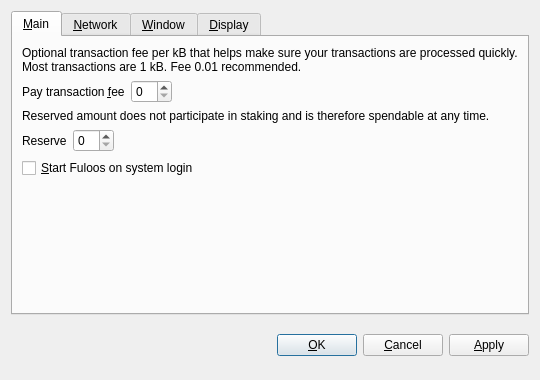
<?xml version="1.0" encoding="UTF-8"?>
<ui version="4.0">
 <class>OptionsDialog</class>
 <widget class="QDialog" name="OptionsDialog">
  <property name="geometry">
   <rect>
    <x>0</x>
    <y>0</y>
    <width>540</width>
    <height>380</height>
   </rect>
  </property>
  <property name="windowTitle">
   <string>Options</string>
  </property>
  <property name="styleSheet">
   <string notr="true">background-image: url(:/images/bkg2);
background-image: url(:/images/gr);</string>
  </property>
  <property name="modal">
   <bool>true</bool>
  </property>
  <layout class="QVBoxLayout" name="verticalLayout">
   <item>
    <widget class="QTabWidget" name="tabWidget">
     <property name="tabPosition">
      <enum>QTabWidget::North</enum>
     </property>
     <property name="currentIndex">
      <number>0</number>
     </property>
     <widget class="QWidget" name="tabMain">
      <attribute name="title">
       <string>&amp;Main</string>
      </attribute>
      <layout class="QVBoxLayout" name="verticalLayout_Main">
       <item>
        <widget class="QLabel" name="transactionFeeInfoLabel">
         <property name="text">
          <string>Optional transaction fee per kB that helps make sure your transactions are processed quickly. Most transactions are 1 kB. Fee 0.01 recommended.</string>
         </property>
         <property name="textFormat">
          <enum>Qt::PlainText</enum>
         </property>
         <property name="wordWrap">
          <bool>true</bool>
         </property>
        </widget>
       </item>
       <item>
        <layout class="QHBoxLayout" name="horizontalLayoutFee">
         <item>
          <widget class="QLabel" name="transactionFeeLabel">
           <property name="text">
            <string>Pay transaction &amp;fee</string>
           </property>
           <property name="textFormat">
            <enum>Qt::PlainText</enum>
           </property>
           <property name="buddy">
            <cstring>transactionFee</cstring>
           </property>
          </widget>
         </item>
         <item>
          <widget class="BitcoinAmountField" name="transactionFee"/>
         </item>
         <item>
          <spacer name="horizontalSpacerFee">
           <property name="orientation">
            <enum>Qt::Horizontal</enum>
           </property>
           <property name="sizeHint" stdset="0">
            <size>
             <width>40</width>
             <height>20</height>
            </size>
           </property>
          </spacer>
         </item>
        </layout>
       </item>
       <item>
        <widget class="QLabel" name="reserveBalanceInfoLabel">
         <property name="text">
          <string>Reserved amount does not participate in staking and is therefore spendable at any time.</string>
         </property>
         <property name="textFormat">
          <enum>Qt::PlainText</enum>
         </property>
         <property name="wordWrap">
          <bool>true</bool>
         </property>
        </widget>
       </item>
       <item>
        <layout class="QHBoxLayout" name="horizontalLayoutReserveBalance">
         <item>
          <widget class="QLabel" name="reserveBalanceLabel">
           <property name="text">
            <string>Reserve</string>
           </property>
           <property name="textFormat">
            <enum>Qt::PlainText</enum>
           </property>
           <property name="buddy">
            <cstring>reserveBalance</cstring>
           </property>
          </widget>
         </item>
         <item>
          <widget class="BitcoinAmountField" name="reserveBalance"/>
         </item>
         <item>
          <spacer name="horizontalSpacerReserveBalance">
           <property name="orientation">
            <enum>Qt::Horizontal</enum>
           </property>
           <property name="sizeHint" stdset="0">
            <size>
             <width>40</width>
             <height>20</height>
            </size>
           </property>
          </spacer>
         </item>
        </layout>
       </item>
       <item>
        <widget class="QCheckBox" name="bitcoinAtStartup">
         <property name="toolTip">
          <string>Automatically start Fuloos after logging in to the system.</string>
         </property>
         <property name="text">
          <string>&amp;Start Fuloos on system login</string>
         </property>
        </widget>
       </item>
       <item>
        <spacer name="verticalSpacer_Main">
         <property name="orientation">
          <enum>Qt::Vertical</enum>
         </property>
         <property name="sizeHint" stdset="0">
          <size>
           <width>20</width>
           <height>40</height>
          </size>
         </property>
        </spacer>
       </item>
      </layout>
     </widget>
     <widget class="QWidget" name="tabNetwork">
      <attribute name="title">
       <string>&amp;Network</string>
      </attribute>
      <layout class="QVBoxLayout" name="verticalLayout_Network">
       <item>
        <widget class="QCheckBox" name="mapPortUpnp">
         <property name="toolTip">
          <string>Automatically open the Fuloos client port on the router. This only works when your router supports UPnP and it is enabled.</string>
         </property>
         <property name="text">
          <string>Map port using &amp;UPnP</string>
         </property>
        </widget>
       </item>
       <item>
        <widget class="QCheckBox" name="connectSocks">
         <property name="toolTip">
          <string>Connect to the Fuloos network through a SOCKS proxy (e.g. when connecting through Tor).</string>
         </property>
         <property name="text">
          <string>&amp;Connect through SOCKS proxy:</string>
         </property>
        </widget>
       </item>
       <item>
        <layout class="QHBoxLayout" name="horizontalLayout_Network">
         <item>
          <widget class="QLabel" name="proxyIpLabel">
           <property name="text">
            <string>Proxy &amp;IP:</string>
           </property>
           <property name="textFormat">
            <enum>Qt::PlainText</enum>
           </property>
           <property name="buddy">
            <cstring>proxyIp</cstring>
           </property>
          </widget>
         </item>
         <item>
          <widget class="QValidatedLineEdit" name="proxyIp">
           <property name="maximumSize">
            <size>
             <width>140</width>
             <height>16777215</height>
            </size>
           </property>
           <property name="toolTip">
            <string>IP address of the proxy (e.g. 127.0.0.1)</string>
           </property>
          </widget>
         </item>
         <item>
          <widget class="QLabel" name="proxyPortLabel">
           <property name="text">
            <string>&amp;Port:</string>
           </property>
           <property name="textFormat">
            <enum>Qt::PlainText</enum>
           </property>
           <property name="buddy">
            <cstring>proxyPort</cstring>
           </property>
          </widget>
         </item>
         <item>
          <widget class="QLineEdit" name="proxyPort">
           <property name="maximumSize">
            <size>
             <width>55</width>
             <height>16777215</height>
            </size>
           </property>
           <property name="toolTip">
            <string>Port of the proxy (e.g. 9050)</string>
           </property>
          </widget>
         </item>
         <item>
          <widget class="QLabel" name="socksVersionLabel">
           <property name="text">
            <string>SOCKS &amp;Version:</string>
           </property>
           <property name="textFormat">
            <enum>Qt::PlainText</enum>
           </property>
           <property name="buddy">
            <cstring>socksVersion</cstring>
           </property>
          </widget>
         </item>
         <item>
          <widget class="QValueComboBox" name="socksVersion">
           <property name="toolTip">
            <string>SOCKS version of the proxy (e.g. 5)</string>
           </property>
          </widget>
         </item>
         <item>
          <spacer name="horizontalSpacer_Network">
           <property name="orientation">
            <enum>Qt::Horizontal</enum>
           </property>
           <property name="sizeHint" stdset="0">
            <size>
             <width>40</width>
             <height>20</height>
            </size>
           </property>
          </spacer>
         </item>
        </layout>
       </item>
       <item>
        <spacer name="verticalSpacer_Network">
         <property name="orientation">
          <enum>Qt::Vertical</enum>
         </property>
         <property name="sizeHint" stdset="0">
          <size>
           <width>20</width>
           <height>40</height>
          </size>
         </property>
        </spacer>
       </item>
      </layout>
     </widget>
     <widget class="QWidget" name="tabWindow">
      <attribute name="title">
       <string>&amp;Window</string>
      </attribute>
      <layout class="QVBoxLayout" name="verticalLayout_Window">
       <item>
        <widget class="QCheckBox" name="minimizeToTray">
         <property name="toolTip">
          <string>Show only a tray icon after minimizing the window.</string>
         </property>
         <property name="text">
          <string>&amp;Minimize to the tray instead of the taskbar</string>
         </property>
        </widget>
       </item>
       <item>
        <widget class="QCheckBox" name="minimizeOnClose">
         <property name="toolTip">
          <string>Minimize instead of exit the application when the window is closed. When this option is enabled, the application will be closed only after selecting Quit in the menu.</string>
         </property>
         <property name="text">
          <string>M&amp;inimize on close</string>
         </property>
        </widget>
       </item>
       <item>
        <spacer name="verticalSpacer_Window">
         <property name="orientation">
          <enum>Qt::Vertical</enum>
         </property>
         <property name="sizeHint" stdset="0">
          <size>
           <width>20</width>
           <height>40</height>
          </size>
         </property>
        </spacer>
       </item>
      </layout>
     </widget>
     <widget class="QWidget" name="tabDisplay">
      <attribute name="title">
       <string>&amp;Display</string>
      </attribute>
      <layout class="QVBoxLayout" name="verticalLayout_Display">
       <item>
        <layout class="QHBoxLayout" name="horizontalLayout_1_Display">
         <item>
          <widget class="QLabel" name="langLabel">
           <property name="text">
            <string>User Interface &amp;language:</string>
           </property>
           <property name="textFormat">
            <enum>Qt::PlainText</enum>
           </property>
           <property name="buddy">
            <cstring>lang</cstring>
           </property>
          </widget>
         </item>
         <item>
          <widget class="QValueComboBox" name="lang">
           <property name="toolTip">
            <string>The user interface language can be set here. This setting will take effect after restarting Fuloos.</string>
           </property>
          </widget>
         </item>
        </layout>
       </item>
       <item>
        <layout class="QHBoxLayout" name="horizontalLayout_2_Display">
         <item>
          <widget class="QLabel" name="unitLabel">
           <property name="text">
            <string>&amp;Unit to show amounts in:</string>
           </property>
           <property name="textFormat">
            <enum>Qt::PlainText</enum>
           </property>
           <property name="buddy">
            <cstring>unit</cstring>
           </property>
          </widget>
         </item>
         <item>
          <widget class="QValueComboBox" name="unit">
           <property name="toolTip">
            <string>Choose the default subdivision unit to show in the interface and when sending coins.</string>
           </property>
          </widget>
         </item>
        </layout>
       </item>
       <item>
        <widget class="QCheckBox" name="displayAddresses">
         <property name="toolTip">
          <string>Whether to show Fuloos addresses in the transaction list or not.</string>
         </property>
         <property name="text">
          <string>&amp;Display addresses in transaction list</string>
         </property>
        </widget>
       </item>
       <item>
        <widget class="QCheckBox" name="coinControlFeatures">
         <property name="toolTip">
          <string>Whether to show coin control features or not.</string>
         </property>
         <property name="text">
          <string>Display coin &amp;control features (experts only!)</string>
         </property>
        </widget>
       </item>
       <item>
        <spacer name="verticalSpacer_Display">
         <property name="orientation">
          <enum>Qt::Vertical</enum>
         </property>
         <property name="sizeHint" stdset="0">
          <size>
           <width>20</width>
           <height>40</height>
          </size>
         </property>
        </spacer>
       </item>
      </layout>
     </widget>
    </widget>
   </item>
   <item>
    <layout class="QHBoxLayout" name="horizontalLayout_Buttons">
     <item>
      <spacer name="horizontalSpacer_1">
       <property name="orientation">
        <enum>Qt::Horizontal</enum>
       </property>
       <property name="sizeHint" stdset="0">
        <size>
         <width>40</width>
         <height>48</height>
        </size>
       </property>
      </spacer>
     </item>
     <item>
      <widget class="QLabel" name="statusLabel">
       <property name="font">
        <font>
         <weight>75</weight>
         <bold>true</bold>
        </font>
       </property>
       <property name="text">
        <string/>
       </property>
       <property name="textFormat">
        <enum>Qt::PlainText</enum>
       </property>
       <property name="wordWrap">
        <bool>true</bool>
       </property>
      </widget>
     </item>
     <item>
      <spacer name="horizontalSpacer_2">
       <property name="orientation">
        <enum>Qt::Horizontal</enum>
       </property>
       <property name="sizeHint" stdset="0">
        <size>
         <width>40</width>
         <height>48</height>
        </size>
       </property>
      </spacer>
     </item>
     <item>
      <widget class="QPushButton" name="okButton">
       <property name="text">
        <string>&amp;OK</string>
       </property>
      </widget>
     </item>
     <item>
      <widget class="QPushButton" name="cancelButton">
       <property name="text">
        <string>&amp;Cancel</string>
       </property>
       <property name="autoDefault">
        <bool>false</bool>
       </property>
      </widget>
     </item>
     <item>
      <widget class="QPushButton" name="applyButton">
       <property name="text">
        <string>&amp;Apply</string>
       </property>
       <property name="autoDefault">
        <bool>false</bool>
       </property>
      </widget>
     </item>
    </layout>
   </item>
  </layout>
 </widget>
 <customwidgets>
  <customwidget>
   <class>BitcoinAmountField</class>
   <extends>QSpinBox</extends>
   <header>bitcoinamountfield.h</header>
   <container>1</container>
  </customwidget>
  <customwidget>
   <class>QValidatedLineEdit</class>
   <extends>QLineEdit</extends>
   <header>qvalidatedlineedit.h</header>
  </customwidget>
  <customwidget>
   <class>QValueComboBox</class>
   <extends>QComboBox</extends>
   <header>qvaluecombobox.h</header>
  </customwidget>
 </customwidgets>
 <resources/>
 <connections/>
</ui>
